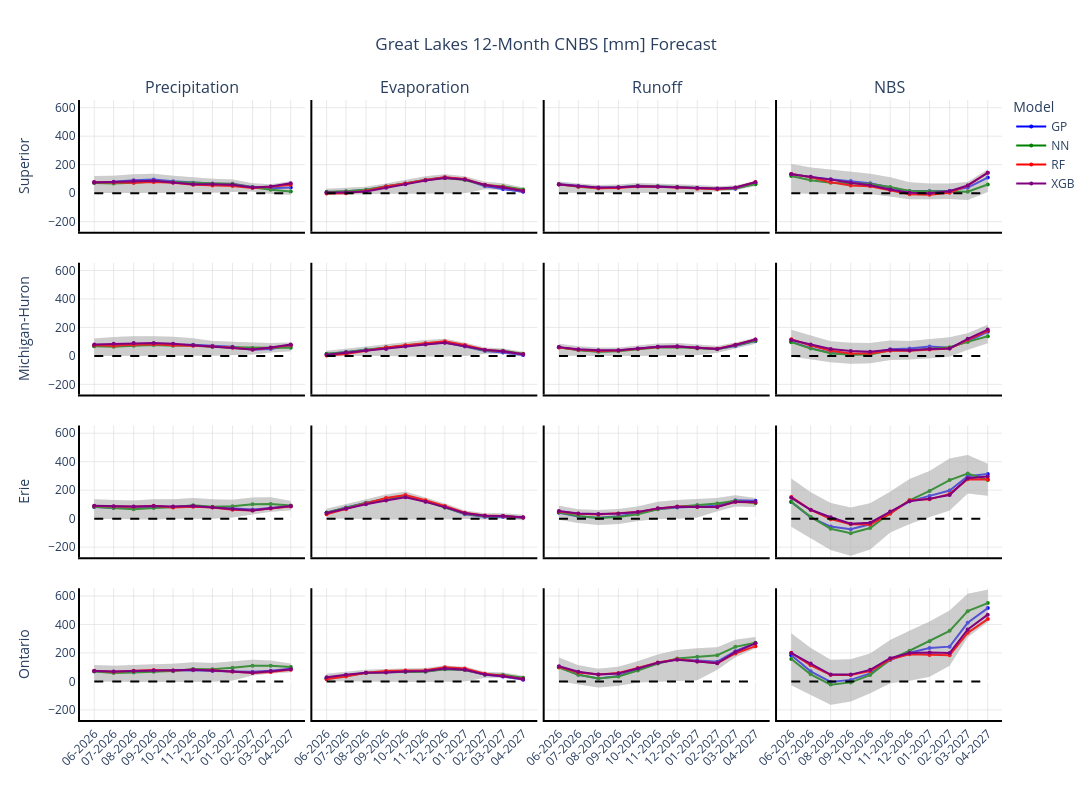

The code cell stored with this chart in its notebook:
### Markdown cell above
**Interactive 4×4 Grid of Great Lakes 12-Month NBS Forecasts**

This section uses **Plotly** to create a fully interactive **4×4 subplot grid** that visualizes the mean forecasts and uncertainty ranges for precipitation, evaporation, runoff, and total CNBS across the four Great Lakes basins.

### Code cell
plot_cnbs_forecast_interactive(df_filtered, input_dir + 'forecast/CNBS_forecast.html')
